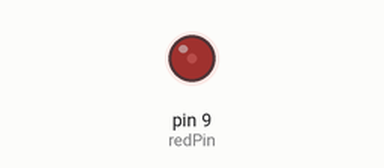
A sketch run on a simulated Arduino Uno, built with avr-gcc and run on an emulated ATmega328P. Shown: output pins drawn as LEDs (lit = HIGH).

Above: at 0.05 s.
At 0.65 s:
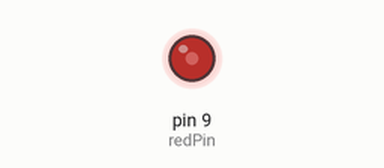
At 1.25 s:
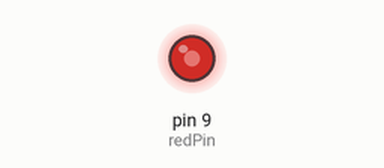
At 2.5 s:
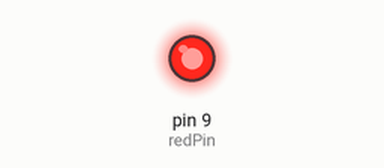
Timing chart, 0 to 5.8 s (numbered marks = the images above):
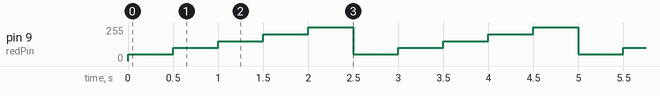

Measured:
- by itself, pin 9 (redPin): repeats every 2.5 s: 100/255 0.50 s, 150/255 0.50 s, 200/255 0.50 s, 255/255 0.50 s, 50/255 0.50 s

The sketch:

AnalogWrite.ino
```cpp
int redPin = 9;
int bright1 = 50;
int bright2 = 100;
int bright3 = 150;
int bright4 = 200;
int bright5 = 255;

void setup() {
  // put your setup code here, to run once:
  pinMode(redPin , OUTPUT);
}

void loop() {
  // put your main code here, to run repeatedly:
  analogWrite(redPin,bright1);
  delay(500);
  analogWrite(redPin,bright2);
  delay(500);
  analogWrite(redPin,bright3);
  delay(500);
  analogWrite(redPin,bright4);
  delay(500);
  analogWrite(redPin,bright5);
  delay(500);
}
```
